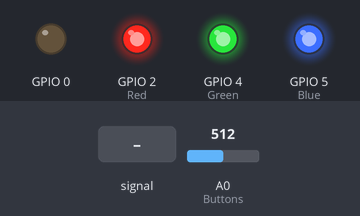
Simulated run of this sketch. Board: ESP8266 (NodeMCU). On the bench: output pins drawn as LEDs (lit = HIGH). Inputs (shaded band) come from the test bench; at power-on: A0 (Buttons) = 512. WiFi joins after 1.5 s; servers stay silent unless stated; uploads are accepted with an empty reply; what the sketch prints to the serial monitor is not drawn.

Above: at 2.7 s.
2.8 s: A0 (Buttons) fed a 200 Hz sine of ±255 counts around its level
At 3.8 s:
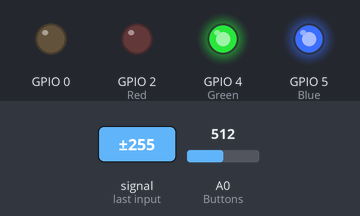
5.8 s: A0 (Buttons) set to 1010
At 6.9 s:
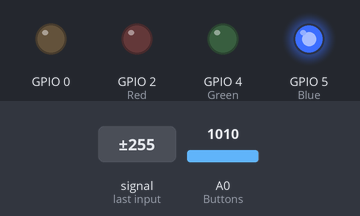
8.8 s: A0 (Buttons) set to 986
At 10.9 s:
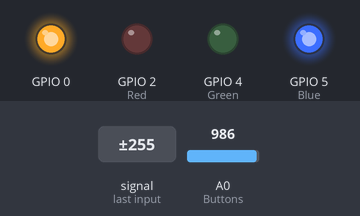
11.5 s: A0 (Buttons) set to 1023
At 13.9 s:
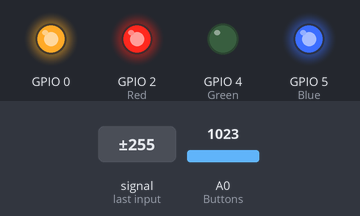
14.2 s: A0 (Buttons) set to 990
At 14.8 s:
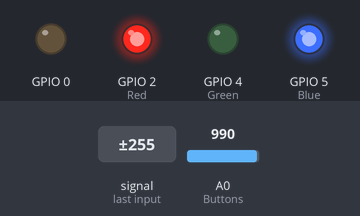
Timing chart, 0 to 17.2 s (numbered marks = the images above; inputs shaded):
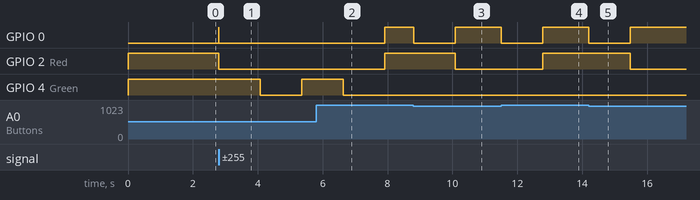

The sketch:

buttons.ino
```cpp
/***************************************************
  Must use ESP8266 Arduino from:
    https://github.com/esp8266/Arduino

  Written by Skylar Ostler, based on original code by Tony DiCola
  for Adafruit Industries and Richard Albritton.
 ****************************************************/
#include <ESP8266WiFi.h>

/****************************** Pins ******************************************/

#define Buttons       A0  // analog 0
#define Blue            5  // LED Color
#define Green            4  // LED Color
#define Red            2  // LED Color

/************************* WiFi Access Point *********************************/

#define WLAN_SSID       "ssid"
#define WLAN_PASS       "pass"

/************************** Website Setup ************************************/

#define HOST      "skylarostler.com"
#define PORT      80
#define UPDATE    "/sbhc/button_update.php"

/************************** Button Name **************************************/

#define NAME  "ticket_taker"

/************ Global State (you don't need to change this!) ******************/

// Create an ESP8266 WiFiClient class to connect to the MQTT server.
WiFiClient client;

/*************************** Sketch Code ************************************/

// remote-buttons state
int ButtonRead = 0;
int current = 0;
int last = -1;

void setup() {

  pinMode(0, OUTPUT);
  pinMode(Blue, OUTPUT);
  pinMode(Green, OUTPUT);
  pinMode(Red, OUTPUT);
  // Turn off the light on Huzzah
  digitalWrite(0, LOW);

  digitalWrite(Red, HIGH);
  digitalWrite(Blue, HIGH);
  digitalWrite(Green, HIGH);

  Serial.print(F("Starting"));
  Serial.begin(115200);

  // Connect to WiFi access point.
  Serial.println(); Serial.println();
  delay(10);
  Serial.print(F("Connecting to "));
  Serial.println(WLAN_SSID);

  WiFi.begin(WLAN_SSID, WLAN_PASS);
  while (WiFi.status() != WL_CONNECTED) {
    delay(500);
    Serial.print(F("."));
  }
  Serial.println();

  Serial.println(F("WiFi connected"));
  Serial.println(F("IP address: "));
  Serial.println(WiFi.localIP());
  digitalWrite(0, HIGH);
}

void loop() {
    if (analogRead(Buttons) > 10){
      Serial.print("\n");
      Serial.print(analogRead(Buttons));
    }
    ButtonRead = analogRead(Buttons);
    delay(1);
    // grab the current state of the remote-buttons
    if (ButtonRead > 500 && ButtonRead < 700) {
      current = 3;
    }
    if (ButtonRead > 700 && ButtonRead < 1000) {
      current = 2;
    }
    if (ButtonRead > 1000) {
      current = 1;
    }

  // return if the value hasn't changed
  if(current == last)
    return;

  int32_t value = current;

  // Now we can publish stuff!
  Serial.print(F("\nSending RemoteButtons value: "));
  Serial.print(value);
  Serial.print("... ");

  // Turn on the light while processing
  digitalWrite(0, LOW);

  bool published = false;
  // Loop until it goes thru
  while (!published)
    if (publish(value)){
      published = true;
      // Turn off the light
      digitalWrite(0, HIGH);
    }

  // save the RemoteButtons state
  last = current;

}

// connect to adafruit io via MQTT
bool publish(int value) {

  Serial.print(F("Sending value to website... "));

  if (!client.connect(HOST, PORT)) {
    Serial.println("connection failed");
    return false;
  }

  Serial.println("Connected to Website");

  // Create URL
  String url = (String) UPDATE + "?name=" + (String) NAME + "&value=" + value;
  Serial.print("Requesting URL: ");
  Serial.println(url);

  // This will send the request to the server
  client.print(String("GET ") + url + " HTTP/1.0\r\n" +
               "Host: " + HOST + "\r\n" +
               "Connection: close\r\n\r\n");
  delay(10);

  // Read all the lines of the reply from server and print them to Serial
  while(client.available()){
    String line = client.readStringUntil('\r');
    Serial.print(line);
  }

  Serial.println();
  Serial.println("closing connection");

  switch(value) {
    case 0: // Green
      digitalWrite(Red, HIGH);
      digitalWrite(Blue, HIGH);
      digitalWrite(Green, HIGH);
      break;
    case 1: // Green
      digitalWrite(Red, HIGH);
      digitalWrite(Blue, HIGH);
      digitalWrite(Green, LOW);
      break;
     case 2: // Yellow
      digitalWrite(Red, LOW);
      digitalWrite(Blue, HIGH);
      digitalWrite(Green, LOW);
      break;
     case 3: // Red
      digitalWrite(Red, LOW);
      digitalWrite(Blue, HIGH);
      digitalWrite(Green, HIGH);
      break;
  }

  return true;
}
```

Measured:
- the behaviour switches between 1000 and 999 on A0 (Buttons) (found by bisection; images 2 and 3)
- after the input at 2.8 s, GPIO 0: HIGH → LOW at once; GPIO 4 (Green): HIGH → LOW after 1.3 s, → HIGH 1.3 s later
- after the input at 5.8 s, GPIO 0, GPIO 2 (Red): LOW → HIGH after 2.1 s; GPIO 4 (Green): goes on until 6.6 s, then stays LOW
- after the input at 8.8 s, GPIO 0: HIGH → LOW at once, → HIGH 1.3 s later; GPIO 2 (Red): HIGH → LOW after 1.3 s
- after the input at 11.5 s, GPIO 0: HIGH → LOW at once, → HIGH 1.3 s later; GPIO 2 (Red): LOW → HIGH after 1.3 s
- after the input at 14.2 s, GPIO 0: HIGH → LOW at once, → HIGH 1.3 s later; GPIO 2 (Red): HIGH → LOW after 1.3 s
